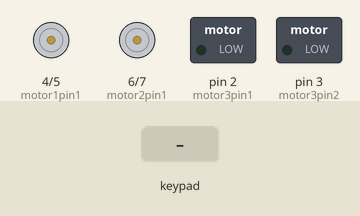
Simulated run of this sketch. Board: Arduino Uno, built with avr-gcc and run on an emulated ATmega328P. Shown: motor-driver pin pairs drawn as motors (green arrow = first pin HIGH = forward, orange = second pin HIGH = backward, longer = more drive), switched loads named in the sketch (green lamp = pin HIGH). The inputs (shaded band) are chosen by the test bench.

Above: at 1.2 s.
1.3 s: key 'U' pressed
At 1.5 s:
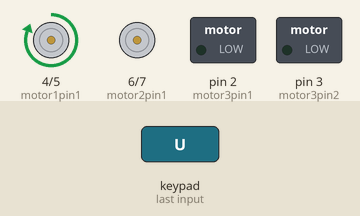
3.2 s: key 'D' pressed
At 3.41 s:
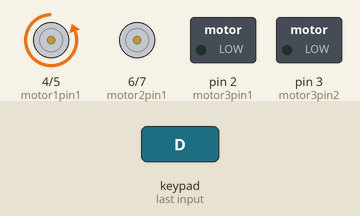
5.1 s: key 'T' pressed
At 5.31 s:
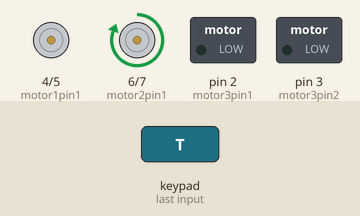
Timing chart, 0 to 8.1 s (numbered marks = the images above; inputs shaded):
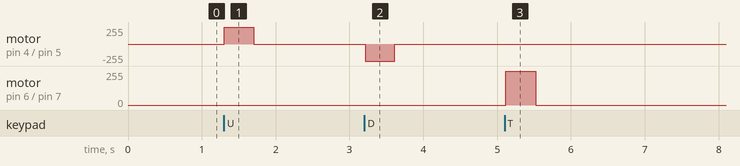

The sketch:

sketch_oct21anew.ino
```cpp
#define CUSTOM_SETTINGS
#define INCLUDE_GAMEPAD_MODULE
#include <Dabble.h>
int motor1pin1 = 4;
int motor1pin2 = 5;
int motor2pin1 = 6;
int motor2pin2 = 7;
int motor3pin1 = 2;
int motor3pin2 = 3;
void setup() {
  // put your setup code here, to run once:
  Dabble.begin(9600);
  pinMode(motor1pin1, OUTPUT);
  pinMode(motor1pin2, OUTPUT);
  pinMode(motor2pin1, OUTPUT);
  pinMode(motor2pin2, OUTPUT);
  pinMode(motor3pin1, OUTPUT);
  pinMode(motor3pin2, OUTPUT);
}

void loop() {
  // put your main code here, to run repeatedly:
  Dabble.processInput();
  if(GamePad.isUpPressed()) {
    digitalWrite(motor1pin1, HIGH);
    digitalWrite(motor1pin2, LOW);
  } else if(GamePad.isDownPressed()) {
    digitalWrite(motor1pin1, LOW);
    digitalWrite(motor1pin2, HIGH);
  } else if(!GamePad.isUpPressed() && !GamePad.isDownPressed()) {
    digitalWrite(motor1pin1, LOW);
    digitalWrite(motor1pin2, LOW);
  }
  if(GamePad.isTrianglePressed()) {
    digitalWrite(motor2pin1, HIGH);
    digitalWrite(motor2pin2, LOW);
  } else if(GamePad.isCrossPressed()) {
    digitalWrite(motor2pin1, LOW);
    digitalWrite(motor2pin2, HIGH);
  } else if(!GamePad.isTrianglePressed() && !GamePad.isCrossPressed()) {
    digitalWrite(motor2pin1, LOW);
    digitalWrite(motor2pin2, LOW);
  }
  if(GamePad.isStartPressed()) {
    digitalWrite(motor3pin1, HIGH);
    digitalWrite(motor3pin2, LOW);
  } else if(!GamePad.isStartPressed()) {
    digitalWrite(motor3pin1, LOW);
    digitalWrite(motor3pin2, LOW);
  }
  delay(100);
}
```

Measured:
- after the input at 1.3 s, motor on pin 4 (motor1pin1) / pin 5 (motor1pin2): stopped → forward 255/255 at once, → stopped 0.40 s later
- after the input at 3.2 s, motor on pin 4 (motor1pin1) / pin 5 (motor1pin2): stopped → backward 255/255 at once, → stopped 0.40 s later
- after the input at 5.1 s, motor on pin 6 (motor2pin1) / pin 7 (motor2pin2): stopped → forward 255/255 at once, → stopped 0.40 s later
